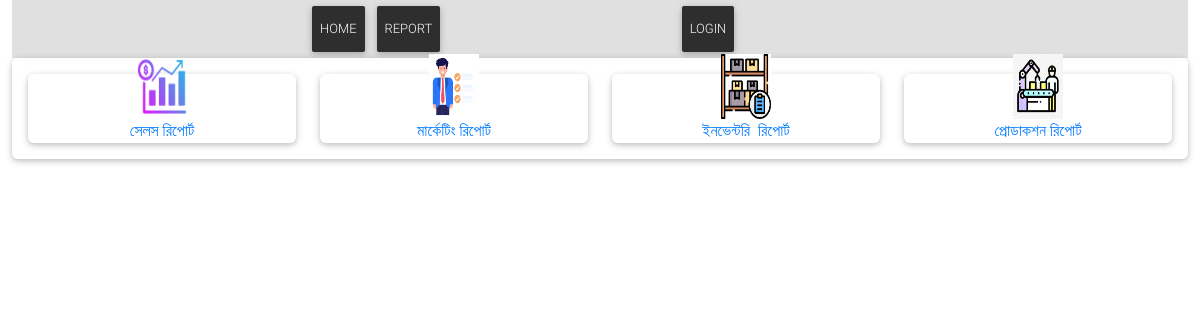
The page /report/ on the database its author committed.
### Report/models.py (models this page shows, shortened)
class Post(models.Model):
    title = models.CharField(max_length=200, unique=True)
    slug = models.SlugField(max_length=200, unique=True)
    author = models.ForeignKey(User, on_delete= models.CASCADE,related_name='blog_posts')
    updated_on = models.DateTimeField(auto_now= True)
    content = HTMLField() # Change This Line
    created_on = models.DateTimeField(auto_now_add=True)
    status = models.IntegerField(choices=STATUS, default=0)
    logo = models.ImageField(upload_to='reportlogo/', null=True, blank=True)
    class Meta:
        ordering = ['-created_on']

### Report/views.py (the view)
# urls.py: path('', views.post_list, name='post_list'),
def post_list(request):
    posts = Post.objects.filter(status=1).order_by('-created_on')
    return render(request, 'post_list.html', {'posts': posts})

### Report/templates/post_list.html
{% extends 'basereport.html' %}
{% load static %}
{% block content %}
<section class="section card mb-5">
    <div class="card-body">
        <div class="row">
            {% for post in posts %}
            <div class="col-xl-3 col-md-6 mb-xl-0 mb-4">
        <div class="card card-cascade cascading-admin-card">
            <div class="admin-up text-center">
                {% if post.logo %}
                <img src="{{ post.logo.url }}" alt="{{ post.title }} Logo" width="50" height="65">
                {% endif %}
              <div class="data">
               <a href="{% url 'post_detail' post.slug %}">{{ post.title }}</a>
              </div>
            </div>
          </div>
        </div>
            {% empty %}
            <p>No posts available.</p>
            {% endfor %}
        </div>
</div>
</section>
{% endblock %}

### templates/basereport.html (style rules this page uses)
.cascading-admin-card .admin-up { margin-left: 4%; margin-right: 4%; margin-top: -1.25rem; }

### rows shown on the page
Post: logo (picture), title "সেলস রিপোর্ট"
Post: logo (picture), title "মার্কেটিং রিপোর্ট"
Post: logo (picture), title "ইনভেন্টরি রিপোর্ট"
Post: logo (picture), title "প্রোডাকশন রিপোর্ট"
